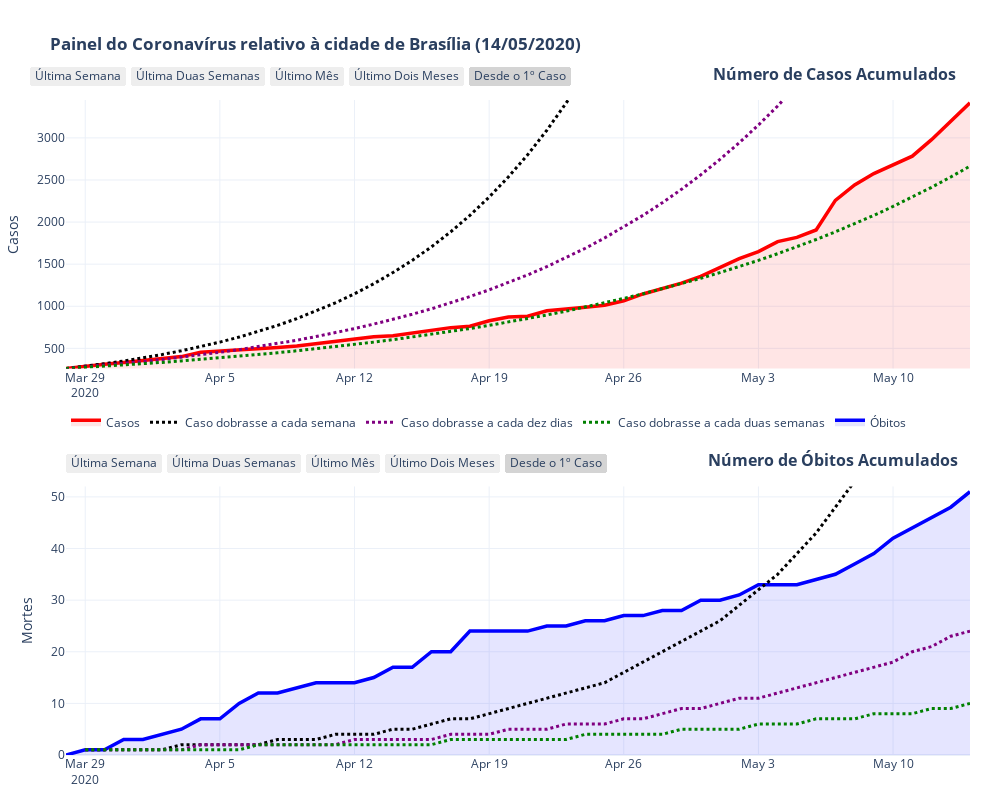

The code cell stored with this chart in its notebook:
### Code cell
#para rodar a célula, pressione Shift+Enter e siga as intruções para gerar o gráfico
EstatisticasCidade()
